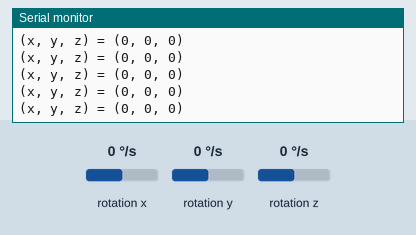
Recording of a sketch running on a simulated ESP32. On the bench: the last lines printed to the serial monitor. Wiring (inferred from the names in the program): L3G4200D gyroscope at I2C address 0x69. The inputs (shaded band) are chosen by the test bench; at power-on: rotation x 0 °/s, rotation y 0 °/s, rotation z 0 °/s.

Above: at 2.7 s.
2.8 s: rotation x set to -192 °/s
At 2.84 s:
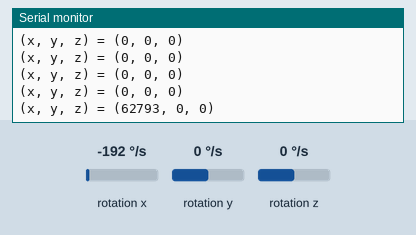
4.3 s: rotation y set to -192 °/s
At 4.38 s:
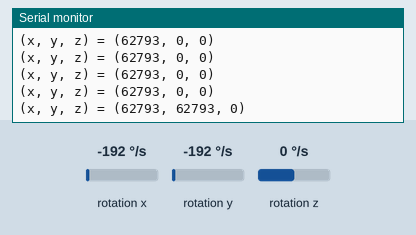
5.8 s: rotation z set to -192 °/s
At 5.81 s:
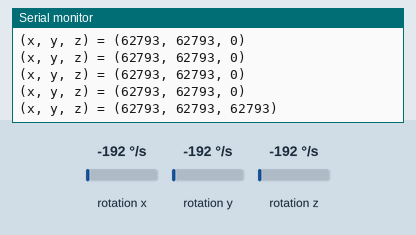

Measured:
- after the input at 2.8 s, the serial monitor: prints a new line at once (image 1)
- after the input at 4.3 s, the serial monitor: prints a new line after 0.07 s (image 2)
- after the input at 5.8 s, the serial monitor: prints a new line at once (image 3)

The sketch:

sketch.ino
```cpp
//Arduino 1.0+ only

#include <Wire.h>

#define CTRL_REG1 0x20
#define CTRL_REG2 0x21
#define CTRL_REG3 0x22
#define CTRL_REG4 0x23
#define CTRL_REG5 0x24

int L3G4200D_Address = 105; //I2C address of the L3G4200D

int x, y, z;

void setup(){

  Wire.begin();
  Serial.begin(9600);

  Serial.println("starting up L3G4200D");
  setupL3G4200D(2000); // Configure L3G4200  - 250, 500 or 2000 deg/sec

  delay(1500); //wait for the sensor to be ready
}

void loop(){
  getGyroValues();  // This will update x, y, and z with new values

  Serial.printf("(x, y, z) = (%d, %d, %d)\n", x, y, z);

  delay(100); //Just here to slow down the serial to make it more readable
}

void getGyroValues(){

  byte xMSB = readRegister(L3G4200D_Address, 0x29);
  byte xLSB = readRegister(L3G4200D_Address, 0x28);
  x = ((xMSB << 8) | xLSB);

  byte yMSB = readRegister(L3G4200D_Address, 0x2B);
  byte yLSB = readRegister(L3G4200D_Address, 0x2A);
  y = ((yMSB << 8) | yLSB);

  byte zMSB = readRegister(L3G4200D_Address, 0x2D);
  byte zLSB = readRegister(L3G4200D_Address, 0x2C);
  z = ((zMSB << 8) | zLSB);
}

int setupL3G4200D(int scale){
  //From  Jim Lindblom of Sparkfun's code

  // Enable x, y, z and turn off power down:
  writeRegister(L3G4200D_Address, CTRL_REG1, 0b00001111);

  // If you'd like to adjust/use the HPF, you can edit the line below to configure CTRL_REG2:
  writeRegister(L3G4200D_Address, CTRL_REG2, 0b00000000);

  // Configure CTRL_REG3 to generate data ready interrupt on INT2
  // No interrupts used on INT1, if you'd like to configure INT1
  // or INT2 otherwise, consult the datasheet:
  writeRegister(L3G4200D_Address, CTRL_REG3, 0b00001000);

  // CTRL_REG4 controls the full-scale range, among other things:

  if(scale == 250){
    writeRegister(L3G4200D_Address, CTRL_REG4, 0b00000000);
  }else if(scale == 500){
    writeRegister(L3G4200D_Address, CTRL_REG4, 0b00010000);
  }else{
    writeRegister(L3G4200D_Address, CTRL_REG4, 0b00110000);
  }

  // CTRL_REG5 controls high-pass filtering of outputs, use it
  // if you'd like:
  writeRegister(L3G4200D_Address, CTRL_REG5, 0b00000000);
}

void writeRegister(int deviceAddress, byte address, byte val) {
  Wire.beginTransmission(deviceAddress); // start transmission to device
  Wire.write(address);       // send register address
  Wire.write(val);         // send value to write
  Wire.endTransmission();     // end transmission
}

int readRegister(int deviceAddress, byte address){

  int v;
  Wire.beginTransmission(deviceAddress);
  Wire.write(address); // register to read
  Wire.endTransmission();

  Wire.requestFrom(deviceAddress, 1); // read a byte

  while(!Wire.available()) {
    // waiting
  }

  v = Wire.read();
  return v;
}
```
